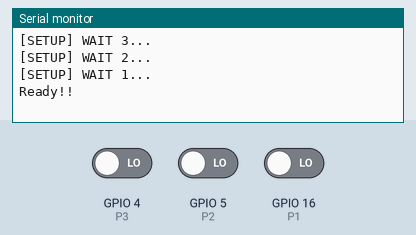
Recording of a sketch running on a simulated ESP8266 (NodeMCU). Shown: the last lines printed to the serial monitor. The inputs (shaded band) are chosen by the test bench; at power-on: GPIO 4 (P3) LOW, GPIO 5 (P2) LOW, GPIO 16 (P1) LOW. WiFi joins after 1.5 s; servers stay silent unless stated; uploads are accepted with an empty reply.

Above: at 4.2 s.
4.3 s: GPIO 4 (P3) driven HIGH
At 4.96 s:
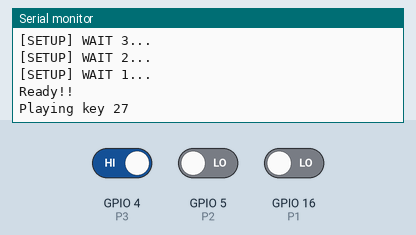
6.6 s: GPIO 5 (P2) driven HIGH
At 7.36 s:
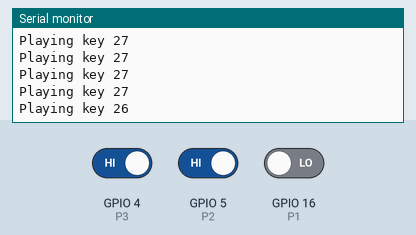
8.1 s: GPIO 16 (P1) driven HIGH
At 8.56 s:
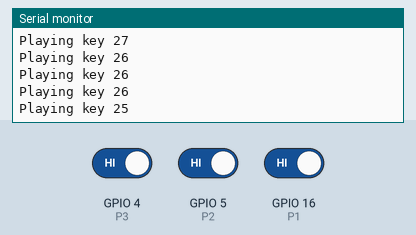
Timing chart, 0 to 11.1 s (numbered marks = the images above; inputs shaded):
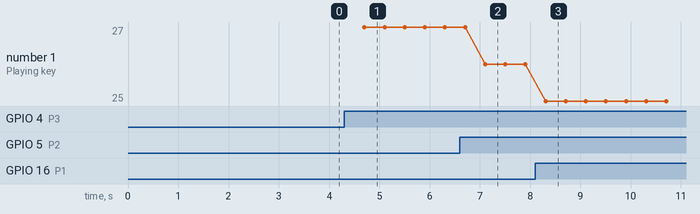

Measured:
- after the input at 4.3 s, the serial monitor: prints a new line after 0.40 s (image 1)
- after the input at 6.6 s, the serial monitor: prints a new line after 0.51 s (image 2)
- after the input at 8.1 s, the serial monitor: prints a new line after 0.21 s (image 3)
- plotted number 1: 27 → 26 after the input at 6.6 s, 26 → 25 after the input at 8.1 s

The sketch:

BasicHttpClient.ino
```cpp
/**
   BasicHTTPClient.ino

    Created on: 24.05.2015

*/

#include <Arduino.h>

#include <ESP8266WiFi.h>
#include <ESP8266WiFiMulti.h>

#include <ESP8266HTTPClient.h>

#define USE_SERIAL Serial

ESP8266WiFiMulti WiFiMulti;

String play = "";

const int P1 = 16;
const int P2 = 5;
const int P3 = 4;
const int P4 = 14;
const int P5 = 12;

void setup() {

  USE_SERIAL.begin(115200);
  // USE_SERIAL.setDebugOutput(true);

  pinMode(P1,INPUT);
  pinMode(P2,INPUT);
  pinMode(P3,INPUT);
  pinMode(P4,INPUT);
  pinMode(P5,INPUT);

  USE_SERIAL.println();
  USE_SERIAL.println();
  USE_SERIAL.println();

  for (uint8_t t = 3; t > 0; t--) {
    USE_SERIAL.printf("[SETUP] WAIT %d...\n", t);
    USE_SERIAL.flush();
    delay(1000);
  }

  USE_SERIAL.println("Ready!!");

  WiFi.mode(WIFI_STA);
  WiFiMulti.addAP("Iphone7", "0875398212");

}

void loop() {
  // wait for WiFi connection
  if ((WiFiMulti.run() == WL_CONNECTED)) {

    HTTPClient http;

    //USE_SERIAL.print("[HTTP] begin...\n");

   if(digitalRead(P1) == HIGH || digitalRead(P2) == HIGH ||
          digitalRead(P3) == HIGH || digitalRead(P4) == HIGH ||
          digitalRead(P5) == HIGH){

    if(digitalRead(P1) == HIGH) {play = "25"; delay(200);}
    else if(digitalRead(P2) == HIGH) {play = "26"; delay(200);}
    else if(digitalRead(P3) == HIGH) {play = "27"; delay(200);}
    else if(digitalRead(P4) == HIGH) {play = "28"; delay(200);}
    else if(digitalRead(P5) == HIGH) {play = "29"; delay(200);}

    USE_SERIAL.println("Playing key " + play);
    http.begin("http://192.168.0.102:5000/?key=" + play);

    } else { }

    int httpCode = http.GET();

    // httpCode will be negative on error
    if (httpCode > 0) {
      // HTTP header has been send and Server response header has been handled
      //USE_SERIAL.printf("[HTTP] GET... code: %d\n", httpCode);

      // file found at server
      if (httpCode == HTTP_CODE_OK) {
        String payload = http.getString();
        //USE_SERIAL.println(payload);
      }
    } else {
      //USE_SERIAL.printf("[HTTP] GET... failed, error: %s\n", http.errorToString(httpCode).c_str());
    }

    http.end();
  }
}
```
